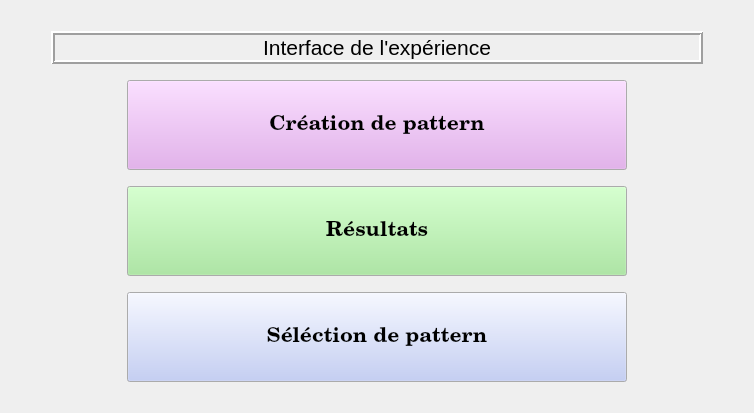
      <widget class="QWidget" name="Menu_base">
       <layout class="QGridLayout" name="gridLayout_14">
        <item row="2" column="2">
         <spacer name="verticalSpacer_7">
          <property name="orientation">
           <enum>Qt::Vertical</enum>
          </property>
          <property name="sizeType">
           <enum>QSizePolicy::Maximum</enum>
          </property>
          <property name="sizeHint" stdset="0">
           <size>
            <width>20</width>
            <height>10</height>
           </size>
          </property>
         </spacer>
        </item>
        <item row="0" column="2">
         <spacer name="verticalSpacer_5">
          <property name="orientation">
           <enum>Qt::Vertical</enum>
          </property>
          <property name="sizeType">
           <enum>QSizePolicy::Maximum</enum>
          </property>
          <property name="sizeHint" stdset="0">
           <size>
            <width>20</width>
            <height>20</height>
           </size>
          </property>
         </spacer>
        </item>
        <item row="4" column="2">
         <spacer name="verticalSpacer_3">
          <property name="orientation">
           <enum>Qt::Vertical</enum>
          </property>
          <property name="sizeType">
           <enum>QSizePolicy::Maximum</enum>
          </property>
          <property name="sizeHint" stdset="0">
           <size>
            <width>20</width>
            <height>10</height>
           </size>
          </property>
         </spacer>
        </item>
        <item row="6" column="2">
         <spacer name="verticalSpacer_4">
          <property name="orientation">
           <enum>Qt::Vertical</enum>
          </property>
          <property name="sizeType">
           <enum>QSizePolicy::Maximum</enum>
          </property>
          <property name="sizeHint" stdset="0">
           <size>
            <width>20</width>
            <height>10</height>
           </size>
          </property>
         </spacer>
        </item>
        <item row="5" column="2">
         <widget class="QPushButton" name="accesResultats">
          <property name="sizePolicy">
           <sizepolicy hsizetype="Minimum" vsizetype="Fixed">
            <horstretch>0</horstretch>
            <verstretch>0</verstretch>
           </sizepolicy>
          </property>
          <property name="minimumSize">
           <size>
            <width>500</width>
            <height>90</height>
           </size>
          </property>
          <property name="maximumSize">
           <size>
            <width>16777215</width>
            <height>150</height>
           </size>
          </property>
          <property name="palette">
           <palette>
            <active>
             <colorrole role="Button">
              <brush brushstyle="SolidPattern">
               <color alpha="255">
                <red>156</red>
                <green>231</green>
                <blue>146</blue>
               </color>
              </brush>
             </colorrole>
            </active>
            <inactive>
             <colorrole role="Button">
              <brush brushstyle="SolidPattern">
               <color alpha="255">
                <red>156</red>
                <green>231</green>
                <blue>146</blue>
               </color>
              </brush>
             </colorrole>
            </inactive>
            <disabled>
             <colorrole role="Button">
              <brush brushstyle="SolidPattern">
               <color alpha="255">
                <red>156</red>
                <green>231</green>
                <blue>146</blue>
               </color>
              </brush>
             </colorrole>
            </disabled>
           </palette>
          </property>
          <property name="font">
           <font>
            <family>Century Schoolbook L</family>
            <pointsize>16</pointsize>
            <weight>75</weight>
            <bold>true</bold>
           </font>
          </property>
          <property name="text">
           <string>Résultats</string>
          </property>
         </widget>
        </item>
        <item row="7" column="2">
         <widget class="QPushButton" name="accesSelectionPattern">
          <property name="minimumSize">
           <size>
            <width>500</width>
            <height>90</height>
           </size>
          </property>
          <property name="maximumSize">
           <size>
            <width>16777215</width>
            <height>150</height>
           </size>
          </property>
          <property name="palette">
           <palette>
            <active>
             <colorrole role="Button">
              <brush brushstyle="SolidPattern">
               <color alpha="255">
                <red>184</red>
                <green>197</green>
                <blue>244</blue>
               </color>
              </brush>
             </colorrole>
             <colorrole role="Light">
              <brush brushstyle="SolidPattern">
               <color alpha="255">
                <red>238</red>
                <green>238</green>
                <blue>236</blue>
               </color>
              </brush>
             </colorrole>
            </active>
            <inactive>
             <colorrole role="Button">
              <brush brushstyle="SolidPattern">
               <color alpha="255">
                <red>184</red>
                <green>197</green>
                <blue>244</blue>
               </color>
              </brush>
             </colorrole>
             <colorrole role="Light">
              <brush brushstyle="SolidPattern">
               <color alpha="255">
                <red>238</red>
                <green>238</green>
                <blue>236</blue>
               </color>
              </brush>
             </colorrole>
            </inactive>
            <disabled>
             <colorrole role="Button">
              <brush brushstyle="SolidPattern">
               <color alpha="255">
                <red>184</red>
                <green>197</green>
                <blue>244</blue>
               </color>
              </brush>
             </colorrole>
             <colorrole role="Light">
              <brush brushstyle="SolidPattern">
               <color alpha="255">
                <red>238</red>
                <green>238</green>
                <blue>236</blue>
               </color>
              </brush>
             </colorrole>
            </disabled>
           </palette>
          </property>
          <property name="font">
           <font>
            <family>Century Schoolbook L</family>
            <pointsize>16</pointsize>
            <weight>75</weight>
            <bold>true</bold>
           </font>
          </property>
          <property name="text">
           <string>Séléction de pattern</string>
          </property>
         </widget>
        </item>
        <item row="3" column="2">
         <widget class="QPushButton" name="accesCreationPattern">
          <property name="enabled">
           <bool>true</bool>
          </property>
          <property name="minimumSize">
           <size>
            <width>500</width>
            <height>90</height>
           </size>
          </property>
          <property name="maximumSize">
           <size>
            <width>16777215</width>
            <height>150</height>
           </size>
          </property>
          <property name="palette">
           <palette>
            <active>
             <colorrole role="Button">
              <brush brushstyle="SolidPattern">
               <color alpha="255">
                <red>225</red>
                <green>161</green>
                <blue>236</blue>
               </color>
              </brush>
             </colorrole>
            </active>
            <inactive>
             <colorrole role="Button">
              <brush brushstyle="SolidPattern">
               <color alpha="255">
                <red>225</red>
                <green>161</green>
                <blue>236</blue>
               </color>
              </brush>
             </colorrole>
            </inactive>
            <disabled>
             <colorrole role="Button">
              <brush brushstyle="SolidPattern">
               <color alpha="255">
                <red>225</red>
                <green>161</green>
                <blue>236</blue>
               </color>
              </brush>
             </colorrole>
            </disabled>
           </palette>
          </property>
          <property name="font">
           <font>
            <family>Century Schoolbook L</family>
            <pointsize>16</pointsize>
            <weight>75</weight>
            <italic>false</italic>
            <bold>true</bold>
           </font>
          </property>
          <property name="text">
           <string>Création de pattern</string>
          </property>
          <property name="autoRepeatInterval">
           <number>100</number>
          </property>
          <property name="autoDefault">
           <bool>false</bool>
          </property>
          <property name="default">
           <bool>false</bool>
          </property>
          <property name="flat">
           <bool>false</bool>
          </property>
         </widget>
        </item>
        <item row="5" column="1">
         <spacer name="horizontalSpacer">
          <property name="orientation">
           <enum>Qt::Horizontal</enum>
          </property>
          <property name="sizeType">
           <enum>QSizePolicy::Maximum</enum>
          </property>
          <property name="sizeHint" stdset="0">
           <size>
            <width>70</width>
            <height>20</height>
           </size>
          </property>
         </spacer>
        </item>
        <item row="5" column="3">
         <spacer name="horizontalSpacer_2">
          <property name="orientation">
           <enum>Qt::Horizontal</enum>
          </property>
          <property name="sizeType">
           <enum>QSizePolicy::Maximum</enum>
          </property>
          <property name="sizeHint" stdset="0">
           <size>
            <width>70</width>
            <height>20</height>
           </size>
          </property>
         </spacer>
        </item>
        <item row="8" column="2">
         <spacer name="verticalSpacer_6">
          <property name="orientation">
           <enum>Qt::Vertical</enum>
          </property>
          <property name="sizeType">
           <enum>QSizePolicy::Maximum</enum>
          </property>
          <property name="sizeHint" stdset="0">
           <size>
            <width>20</width>
            <height>20</height>
           </size>
          </property>
         </spacer>
        </item>
        <item row="1" column="1" colspan="3">
         <widget class="QLabel" name="label_23">
          <property name="sizePolicy">
           <sizepolicy hsizetype="Minimum" vsizetype="Preferred">
            <horstretch>0</horstretch>
            <verstretch>0</verstretch>
           </sizepolicy>
          </property>
          <property name="font">
           <font>
            <pointsize>16</pointsize>
           </font>
          </property>
          <property name="frameShape">
           <enum>QFrame::Box</enum>
          </property>
          <property name="frameShadow">
           <enum>QFrame::Raised</enum>
          </property>
          <property name="lineWidth">
           <number>2</number>
          </property>
          <property name="text">
           <string>Interface de l'expérience</string>
          </property>
          <property name="textFormat">
           <enum>Qt::PlainText</enum>
          </property>
          <property name="alignment">
           <set>Qt::AlignCenter</set>
          </property>
         </widget>
        </item>
        <item row="5" column="4">
         <spacer name="horizontalSpacer_14">
          <property name="orientation">
           <enum>Qt::Horizontal</enum>
          </property>
          <property name="sizeType">
           <enum>QSizePolicy::Maximum</enum>
          </property>
          <property name="sizeHint" stdset="0">
           <size>
            <width>40</width>
            <height>20</height>
           </size>
          </property>
         </spacer>
        </item>
        <item row="5" column="0">
         <spacer name="horizontalSpacer_15">
          <property name="orientation">
           <enum>Qt::Horizontal</enum>
          </property>
          <property name="sizeType">
           <enum>QSizePolicy::Maximum</enum>
          </property>
          <property name="sizeHint" stdset="0">
           <size>
            <width>40</width>
            <height>20</height>
           </size>
          </property>
         </spacer>
        </item>
       </layout>
      </widget>
